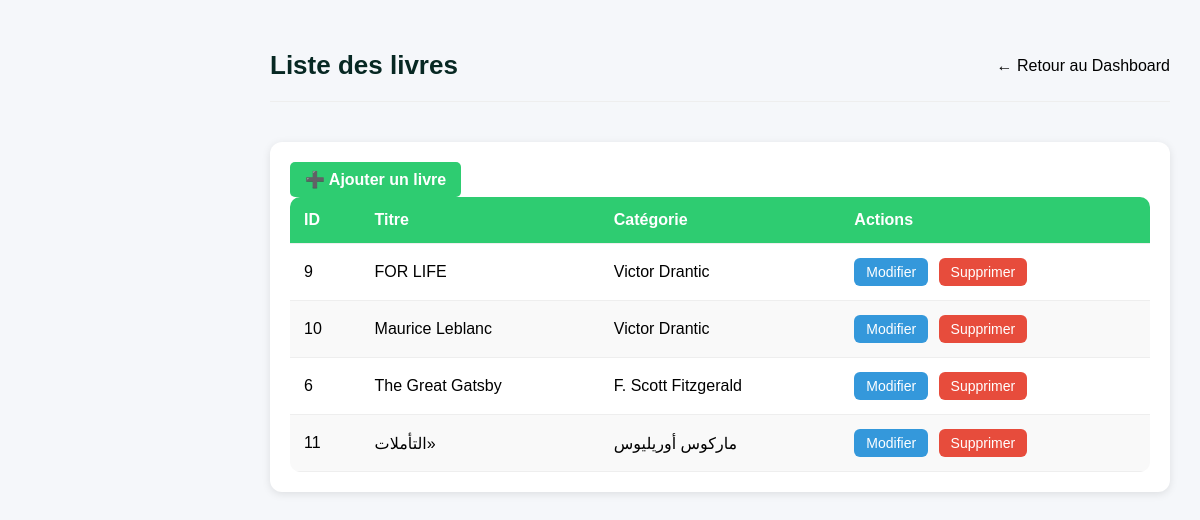
Page /list.php on the committed database.
### tables this page shows
CREATE TABLE `livres` (
  `id` int(11) NOT NULL,
  `titre` varchar(255) NOT NULL,
  `auteur` varchar(255) NOT NULL,
  `id_categorie` int(11) DEFAULT NULL,
  `date_publication` date DEFAULT NULL,
  `isbn` varchar(20) DEFAULT NULL
);

CREATE TABLE `categories` (
  `id` int(11) NOT NULL,
  `nom` varchar(100) NOT NULL
);

### list.php (the view, shortened to what this page needs)
<?php
require_once "../config/database.php";
$livres = $pdo->query("SELECT livres.*, categories.nom as categorie_nom
                       FROM livres
                       LEFT JOIN categories ON livres.id_categorie = categories.id
                       ORDER BY livres.titre")->fetchAll();
?>
<!DOCTYPE html>
<html lang="fr">
<head>
<link rel="stylesheet" href="../css/style.css">
</head>
<body>
<div class="content">
    <div class="topbar">
        <h2>Liste des livres</h2>
        <a href="../dashboard.php" class="back-link">← Retour au Dashboard</a>
    </div>
    <div class="table-section">
        <a href="add.php" class="add-button">➕ Ajouter un livre</a>
        <?php if (empty($livres)): ?>
            <p>Aucun livre trouvé. Ajoutez-en un !</p>
        <?php else: ?>
            <table>
                <thead>
                    <tr>
                        <th>ID</th>
                        <th>Titre</th>
                        <th>Catégorie</th>
                        <th>Actions</th>
                    </tr>
                </thead>
                <tbody>
                    <?php foreach($livres as $livre): ?>
                    <tr>
                        <td><?= $livre['id'] ?></td>
                        <td><?= htmlspecialchars($livre['titre']) ?></td>
                        <td><?= htmlspecialchars($livre['categorie_nom']) ?></td>
                        <td>
                            <a href="edit.php?id=<?= $livre['id'] ?>" class="edit">Modifier</a>
                            <a href="delete.php?id=<?= $livre['id'] ?>" class="delete"
                               onclick="return confirm('Êtes-vous sûr de vouloir supprimer ce livre ?')">Supprimer</a>
                        </td>
                    </tr>
                    <?php endforeach; ?>
                </tbody>
            </table>
        <?php endif; ?>
    </div>
</div>
</body>
</html>

### style.css (style rules this page uses)
* { margin: 0; padding: 0; box-sizing: border-box; font-family: 'Arial', sans-serif; }
body { min-height: 100vh; background: #f5f7fa; scroll-behavior: smooth; }
a { text-decoration: none; color: inherit; }
.content { margin-left: 240px; padding: 30px; width: calc(100% - 240px); }
.topbar { display: flex; justify-content: space-between; align-items: center; padding: 20px 0; border-bottom: 1px solid #eee; margin-bottom: 20px; }
.topbar h2 { font-size: 26px; color: #072823; }
.table-section { margin-top: 40px; background: white; padding: 20px; border-radius: 12px; box-shadow: 0 2px 8px rgba(0,0,0,0.1); }
table { width: 100%; background: white; border-collapse: collapse; border-radius: 10px; overflow: hidden; }
thead { background: #2ecc71; color: white; }
th, td { padding: 14px; text-align: left; border-bottom: 1px solid #eee; }
th { font-weight: bold; }
tbody tr:nth-child(even) { background: #f9f9f9; }
.edit, .delete { padding: 6px 12px; border: none; border-radius: 6px; cursor: pointer; text-decoration: none; font-size: 14px; display: inline-block; text-align: center; transition: opacity 0.3s; }
.edit { background: #3498db; color: white; }
.delete { background: #e74c3c; color: white; margin-left: 6px; }
.add-button { display: inline-block; padding: 8px 15px; background: #2ecc71; color: white; text-decoration: none; border-radius: 5px; font-weight: bold; transition: background 0.3s; }

### rows in the picture
livres: id "9", titre "FOR LIFE", id_categorie.nom "Victor Drantic"
livres: id "10", titre "Maurice Leblanc", id_categorie.nom "Victor Drantic"
livres: id "6", titre "The Great Gatsby", id_categorie.nom "F. Scott Fitzgerald"
livres: id "11", titre "التأملات»", id_categorie.nom "ماركوس أوريليوس"
